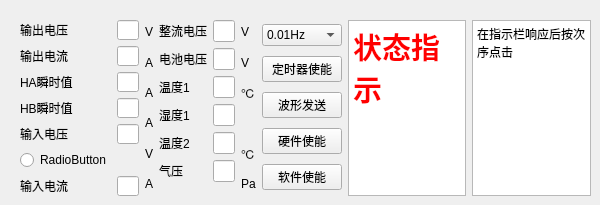
    <widget class="QWidget" name="tab_6">
     <attribute name="title">
      <string>波形发送</string>
     </attribute>
     <widget class="QWidget" name="horizontalLayoutWidget">
      <property name="geometry">
       <rect>
        <x>20</x>
        <y>20</y>
        <width>571</width>
        <height>176</height>
       </rect>
      </property>
      <layout class="QHBoxLayout" name="horizontalLayout">
       <item>
        <layout class="QFormLayout" name="formLayout_2">
         <item row="0" column="0">
          <widget class="QLabel" name="label_5">
           <property name="text">
            <string>输出电压</string>
           </property>
          </widget>
         </item>
         <item row="0" column="1">
          <widget class="QLineEdit" name="lineEdit_4"/>
         </item>
         <item row="1" column="0">
          <widget class="QLabel" name="label_6">
           <property name="text">
            <string>输出电流</string>
           </property>
          </widget>
         </item>
         <item row="1" column="1">
          <widget class="QLineEdit" name="lineEdit_5"/>
         </item>
         <item row="2" column="0">
          <widget class="QLabel" name="label_7">
           <property name="text">
            <string>HA瞬时值</string>
           </property>
          </widget>
         </item>
         <item row="2" column="1">
          <widget class="QLineEdit" name="lineEdit_6"/>
         </item>
         <item row="3" column="0">
          <widget class="QLabel" name="label_8">
           <property name="text">
            <string>HB瞬时值</string>
           </property>
          </widget>
         </item>
         <item row="3" column="1">
          <widget class="QLineEdit" name="lineEdit_7"/>
         </item>
         <item row="4" column="0">
          <widget class="QLabel" name="label_9">
           <property name="text">
            <string>输入电压</string>
           </property>
          </widget>
         </item>
         <item row="4" column="1">
          <widget class="QLineEdit" name="lineEdit_8"/>
         </item>
         <item row="6" column="0">
          <widget class="QLabel" name="label_10">
           <property name="text">
            <string>输入电流</string>
           </property>
          </widget>
         </item>
         <item row="6" column="1">
          <widget class="QLineEdit" name="lineEdit_9"/>
         </item>
         <item row="5" column="0">
          <widget class="QRadioButton" name="radioButton">
           <property name="text">
            <string>RadioButton</string>
           </property>
          </widget>
         </item>
        </layout>
       </item>
       <item>
        <layout class="QVBoxLayout" name="verticalLayout">
         <property name="leftMargin">
          <number>0</number>
         </property>
         <item>
          <widget class="QLabel" name="label_23">
           <property name="text">
            <string>V</string>
           </property>
          </widget>
         </item>
         <item>
          <widget class="QLabel" name="label_25">
           <property name="text">
            <string>A</string>
           </property>
          </widget>
         </item>
         <item>
          <widget class="QLabel" name="label_26">
           <property name="text">
            <string>A</string>
           </property>
          </widget>
         </item>
         <item>
          <widget class="QLabel" name="label_27">
           <property name="text">
            <string>A</string>
           </property>
          </widget>
         </item>
         <item>
          <widget class="QLabel" name="label_28">
           <property name="text">
            <string>V</string>
           </property>
          </widget>
         </item>
         <item>
          <widget class="QLabel" name="label_24">
           <property name="text">
            <string>A</string>
           </property>
          </widget>
         </item>
        </layout>
       </item>
       <item>
        <layout class="QFormLayout" name="formLayout_4">
         <item row="0" column="0">
          <widget class="QLabel" name="label_17">
           <property name="text">
            <string>整流电压</string>
           </property>
          </widget>
         </item>
         <item row="0" column="1">
          <widget class="QLineEdit" name="lineEdit_16"/>
         </item>
         <item row="1" column="0">
          <widget class="QLabel" name="label_18">
           <property name="text">
            <string>电池电压</string>
           </property>
          </widget>
         </item>
         <item row="1" column="1">
          <widget class="QLineEdit" name="lineEdit_17"/>
         </item>
         <item row="2" column="0">
          <widget class="QLabel" name="label_19">
           <property name="text">
            <string>温度1</string>
           </property>
          </widget>
         </item>
         <item row="2" column="1">
          <widget class="QLineEdit" name="lineEdit_18"/>
         </item>
         <item row="3" column="0">
          <widget class="QLabel" name="label_20">
           <property name="text">
            <string>湿度1</string>
           </property>
          </widget>
         </item>
         <item row="3" column="1">
          <widget class="QLineEdit" name="lineEdit_19"/>
         </item>
         <item row="4" column="0">
          <widget class="QLabel" name="label_21">
           <property name="text">
            <string>温度2</string>
           </property>
          </widget>
         </item>
         <item row="4" column="1">
          <widget class="QLineEdit" name="lineEdit_20"/>
         </item>
         <item row="5" column="0">
          <widget class="QLabel" name="label_22">
           <property name="text">
            <string>气压</string>
           </property>
          </widget>
         </item>
         <item row="5" column="1">
          <widget class="QLineEdit" name="lineEdit_21"/>
         </item>
        </layout>
       </item>
       <item>
        <layout class="QVBoxLayout" name="verticalLayout_2">
         <item>
          <widget class="QLabel" name="label_29">
           <property name="text">
            <string>V</string>
           </property>
          </widget>
         </item>
         <item>
          <widget class="QLabel" name="label_30">
           <property name="text">
            <string>V</string>
           </property>
          </widget>
         </item>
         <item>
          <widget class="QLabel" name="label_31">
           <property name="text">
            <string>℃</string>
           </property>
          </widget>
         </item>
         <item>
          <widget class="QLabel" name="label_32">
           <property name="text">
            <string/>
           </property>
          </widget>
         </item>
         <item>
          <widget class="QLabel" name="label_33">
           <property name="text">
            <string>℃</string>
           </property>
          </widget>
         </item>
         <item>
          <widget class="QLabel" name="label_34">
           <property name="text">
            <string>Pa</string>
           </property>
          </widget>
         </item>
        </layout>
       </item>
       <item>
        <layout class="QVBoxLayout" name="verticalLayout_3">
         <item>
          <widget class="QComboBox" name="waveFrequency">
           <item>
            <property name="text">
             <string>0.01Hz</string>
            </property>
           </item>
           <item>
            <property name="text">
             <string>0.05Hz</string>
            </property>
           </item>
           <item>
            <property name="text">
             <string>0.1Hz</string>
            </property>
           </item>
           <item>
            <property name="text">
             <string>0.25Hz</string>
            </property>
           </item>
           <item>
            <property name="text">
             <string>0.5Hz</string>
            </property>
           </item>
           <item>
            <property name="text">
             <string>1Hz</string>
            </property>
           </item>
           <item>
            <property name="text">
             <string>2Hz</string>
            </property>
           </item>
           <item>
            <property name="text">
             <string>5Hz</string>
            </property>
           </item>
           <item>
            <property name="text">
             <string>10Hz</string>
            </property>
           </item>
           <item>
            <property name="text">
             <string>15Hz</string>
            </property>
           </item>
           <item>
            <property name="text">
             <string>20Hz</string>
            </property>
           </item>
           <item>
            <property name="text">
             <string>25Hz</string>
            </property>
           </item>
           <item>
            <property name="text">
             <string>30Hz</string>
            </property>
           </item>
           <item>
            <property name="text">
             <string>50Hz</string>
            </property>
           </item>
           <item>
            <property name="text">
             <string>0.1Hz+</string>
            </property>
           </item>
           <item>
            <property name="text">
             <string>0.25Hz+</string>
            </property>
           </item>
          </widget>
         </item>
         <item>
          <widget class="QPushButton" name="pushButton">
           <property name="text">
            <string>定时器使能</string>
           </property>
          </widget>
         </item>
         <item>
          <widget class="QPushButton" name="pushButton_11">
           <property name="text">
            <string>波形发送</string>
           </property>
          </widget>
         </item>
         <item>
          <widget class="QPushButton" name="pushButton_12">
           <property name="text">
            <string>硬件使能</string>
           </property>
          </widget>
         </item>
         <item>
          <widget class="QPushButton" name="pushButton_13">
           <property name="text">
            <string>软件使能</string>
           </property>
          </widget>
         </item>
        </layout>
       </item>
       <item>
        <widget class="QTextBrowser" name="textBrowser_2">
         <property name="html">
          <string>&lt;!DOCTYPE HTML PUBLIC &quot;-//W3C//DTD HTML 4.0//EN&quot; &quot;http://www.w3.org/TR/REC-html40/strict.dtd&quot;&gt;
&lt;html&gt;&lt;head&gt;&lt;meta name=&quot;qrichtext&quot; content=&quot;1&quot; /&gt;&lt;style type=&quot;text/css&quot;&gt;
p, li { white-space: pre-wrap; }
&lt;/style&gt;&lt;/head&gt;&lt;body style=&quot; font-family:'SimSun'; font-size:9pt; font-weight:400; font-style:normal;&quot;&gt;
&lt;p style=&quot; margin-top:0px; margin-bottom:0px; margin-left:0px; margin-right:0px; -qt-block-indent:0; text-indent:0px;&quot;&gt;&lt;span style=&quot; font-size:22pt; font-weight:600; color:#ff0000;&quot;&gt;状态指示&lt;/span&gt;&lt;/p&gt;&lt;/body&gt;&lt;/html&gt;</string>
         </property>
        </widget>
       </item>
       <item>
        <widget class="QTextBrowser" name="textBrowser">
         <property name="html">
          <string>&lt;!DOCTYPE HTML PUBLIC &quot;-//W3C//DTD HTML 4.0//EN&quot; &quot;http://www.w3.org/TR/REC-html40/strict.dtd&quot;&gt;
&lt;html&gt;&lt;head&gt;&lt;meta name=&quot;qrichtext&quot; content=&quot;1&quot; /&gt;&lt;style type=&quot;text/css&quot;&gt;
p, li { white-space: pre-wrap; }
&lt;/style&gt;&lt;/head&gt;&lt;body style=&quot; font-family:'SimSun'; font-size:9pt; font-weight:400; font-style:normal;&quot;&gt;
&lt;p style=&quot; margin-top:0px; margin-bottom:0px; margin-left:0px; margin-right:0px; -qt-block-indent:0; text-indent:0px;&quot;&gt;在指示栏响应后按次序点击&lt;/p&gt;&lt;/body&gt;&lt;/html&gt;</string>
         </property>
        </widget>
       </item>
      </layout>
     </widget>
    </widget>
